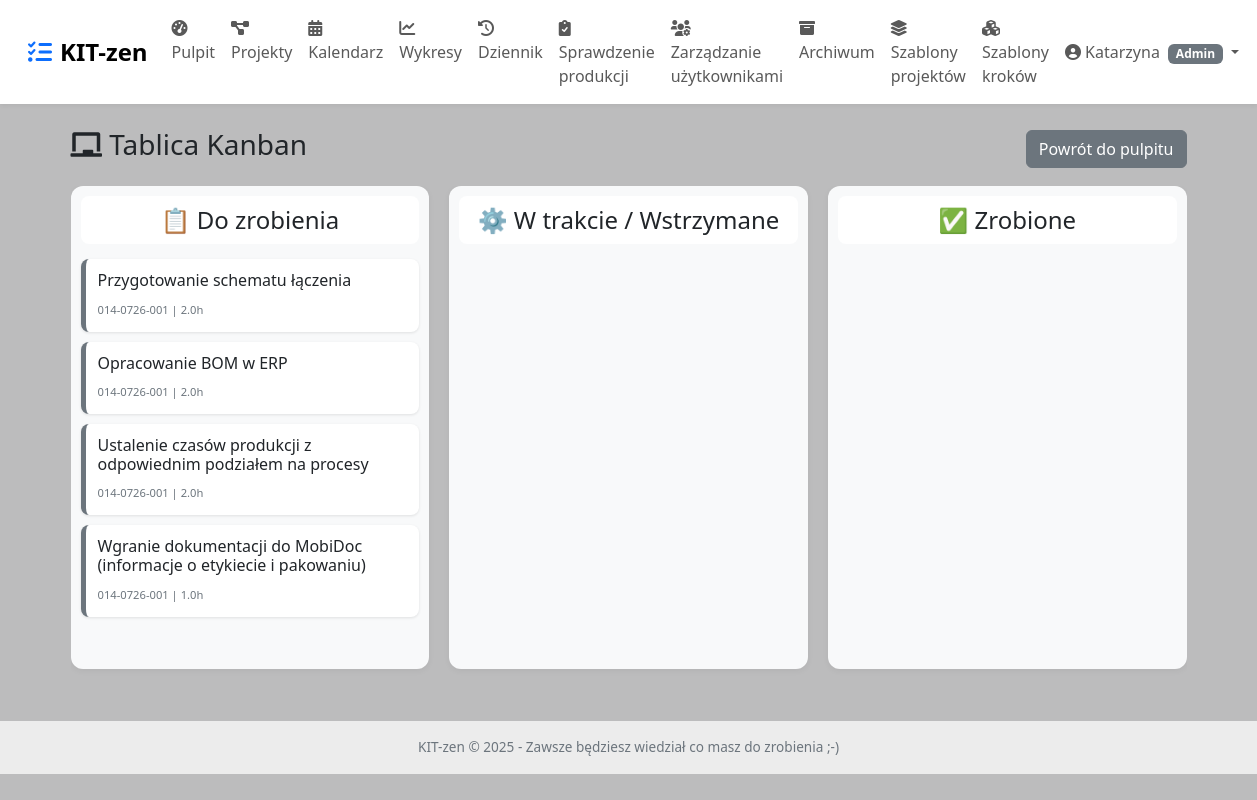
The page /kanban (signed in) on the database as committed earlier.
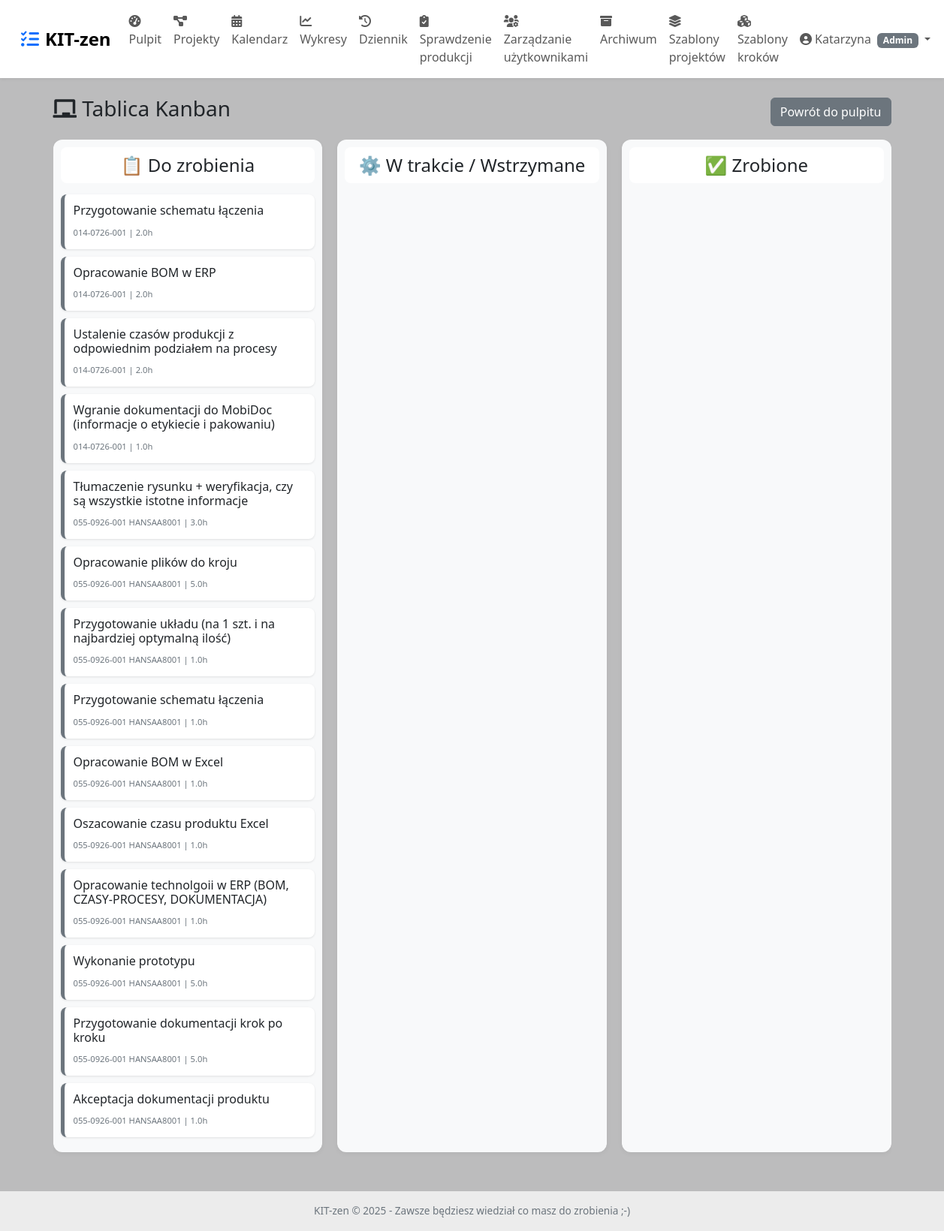
The same page on the database as committed later.
### app7/kdeep/app.py (models this page shows, shortened)
class User(UserMixin, db.Model):
    __tablename__ = 'user'
    id = db.Column(db.Integer, primary_key=True)
    username = db.Column(db.String(80), unique=True, nullable=False)
    password = db.Column(db.String(200), nullable=False)
    is_admin = db.Column(db.Boolean, default=False)
    absence_start = db.Column(db.Date, nullable=True)
    absence_end = db.Column(db.Date, nullable=True)
    roles = db.relationship('Role', secondary=user_roles, backref=db.backref('users', lazy='dynamic'))

class Step(db.Model):
    __tablename__ = 'step'
    id = db.Column(db.Integer, primary_key=True)
    name = db.Column(db.String(200), nullable=False)
    description = db.Column(db.Text)
    position = db.Column(db.Integer, default=0)
    planned_hours = db.Column(db.Float, default=1.0)
    status = db.Column(db.String(20), default='todo')   # todo, in_progress, paused, done
    required_roles = db.Column(db.String(200), nullable=True)
    assigned_user_id = db.Column(db.Integer, db.ForeignKey('user.id'), nullable=True)
    project_id = db.Column(db.Integer, db.ForeignKey('project.id'), nullable=False)
    status_updated_at = db.Column(db.DateTime, default=now_aware, onupdate=now_aware)
    priority = db.Column(db.String(20), default='normalny')   # normalny, pilny, natychmiast
    started_at = db.Column(db.DateTime, nullable=True)        # zastąpione przez TimeLog, ale zostawiam dla kompatybilności
    actual_hours = db.Column(db.Float, nullable=True)         # obliczane z TimeLog
    assigned_user = db.relationship('User', foreign_keys=[assigned_user_id])

class Project(db.Model):
    __tablename__ = 'project'
    id = db.Column(db.Integer, primary_key=True)
    name = db.Column(db.String(200), nullable=False)
    description = db.Column(db.Text)
    created_at = db.Column(db.DateTime, default=now_aware)
    deadline = db.Column(db.Date, nullable=True)
    is_archived = db.Column(db.Boolean, default=False)
    steps = db.relationship('Step', backref='project', order_by='Step.position', cascade='all, delete-orphan')

### app7/kdeep/app.py (the view)
@app.route('/kanban')
@login_required
def kanban():
    base_query = Step.query.options(
        joinedload(Step.project),
        joinedload(Step.assigned_user)
    ).join(Project).filter(
        ((Step.assigned_user_id == current_user.id) | (Step.assigned_user_id == None)),
        Project.is_archived == False
    )
    all_tasks = base_query.all()
    tasks = {
        'todo': [t for t in all_tasks if t.status == 'todo'],
        'in_progress': [t for t in all_tasks if t.status in ('in_progress', 'paused')],
        'done': [t for t in all_tasks if t.status == 'done']
    }
    return render_template('kanban.html', tasks=tasks)

### app7/kdeep/app.py (called while the page is built)
@login_manager.user_loader
def load_user(user_id):
    return User.query.get(int(user_id))

### app7/kdeep/templates/kanban.html (shortened to what this page needs)
{% extends "base.html" %}
{% block content %}
<div class="d-flex justify-content-between align-items-center mb-3">
    <h3><i class="fas fa-chalkboard"></i> Tablica Kanban</h3>
    <a href="{{ url_for('dashboard') }}" class="btn btn-secondary">Powrót do pulpitu</a>
</div>
<div class="kanban-board">
    <div class="kanban-column" data-status="todo">
        <h4>📋 Do zrobienia</h4>
        <div class="kanban-items" id="todo-items">
            {% for task in tasks.todo %}
            <div class="kanban-item todo" data-id="{{ task.id }}" data-status="todo">
                <h6>{{ task.name }}</h6>
                <small>{{ task.project.name }} | {{ task.planned_hours }}h</small>
            </div>
            {% endfor %}
        </div>
    </div>
    <div class="kanban-column" data-status="in_progress">
        <h4>⚙️ W trakcie / Wstrzymane</h4>
        <div class="kanban-items" id="in_progress-items">
        </div>
    </div>
    <div class="kanban-column" data-status="done">
        <h4>✅ Zrobione</h4>
        <div class="kanban-items" id="done-items">
        </div>
    </div>
</div>
{% endblock %}

### app7/kdeep/templates/base.html (shortened to what this page needs)
<!DOCTYPE html>
<html lang="pl">
<head>
    <link href="https://cdn.jsdelivr.net/npm/bootstrap@5.3.0/dist/css/bootstrap.min.css" rel="stylesheet">
    <link rel="stylesheet" href="https://cdnjs.cloudflare.com/ajax/libs/font-awesome/6.0.0/css/all.min.css">
</head>
<body>
<nav class="navbar navbar-expand-lg bg-white px-3 py-2">
    <div class="container-fluid">
        <a class="navbar-brand" href="{{ url_for('dashboard') }}">
            <i class="fas fa-tasks me-2 text-primary"></i>KIT-zen
        </a>
        <div class="collapse navbar-collapse" id="navbarMain">
            <ul class="navbar-nav me-auto mb-2 mb-lg-0">
                <li class="nav-item"><a class="nav-link" href="{{ url_for('dashboard') }}"><i class="fas fa-tachometer-alt"></i> Pulpit</a></li>
                <li class="nav-item"><a class="nav-link" href="{{ url_for('project_list') }}"><i class="fas fa-project-diagram"></i> Projekty</a></li>
                <li class="nav-item"><a class="nav-link" href="{{ url_for('calendar_view') }}"><i class="fas fa-calendar-alt"></i> Kalendarz</a></li>
                <li class="nav-item"><a class="nav-link" href="{{ url_for('charts') }}"><i class="fas fa-chart-line"></i> Wykresy</a></li>
                <li class="nav-item"><a class="nav-link" href="{{ url_for('view_logs') }}"><i class="fas fa-history"></i> Dziennik</a></li>
                {% if current_user.is_authenticated and (current_user.is_admin or current_user.has_role('technolog')) %}
                <li class="nav-item"><a class="nav-link" href="{{ url_for('sprawdzenie_produkcji') }}"><i class="fas fa-clipboard-check"></i> Sprawdzenie produkcji</a></li>
                {% endif %}
                {% if current_user.is_admin %}
                <li class="nav-item"><a class="nav-link" href="{{ url_for('admin_users') }}"><i class="fas fa-users-cog"></i> Zarządzanie użytkownikami</a></li>
                <li class="nav-item"><a class="nav-link" href="{{ url_for('archive') }}"><i class="fas fa-archive"></i> Archiwum</a></li>
                <li class="nav-item"><a class="nav-link" href="{{ url_for('list_project_templates') }}"><i class="fas fa-layer-group"></i> Szablony projektów</a></li>
                <li class="nav-item"><a class="nav-link" href="{{ url_for('list_step_templates') }}"><i class="fas fa-cubes"></i> Szablony kroków</a></li>
                {% endif %}
            </ul>
            <ul class="navbar-nav ms-auto">
                <li class="nav-item dropdown">
                    <a class="nav-link dropdown-toggle" href="#" id="userDropdown" role="button" data-bs-toggle="dropdown">
                        <i class="fas fa-user-circle"></i> {{ current_user.username }}
                        {% if current_user.is_admin %}<span class="badge bg-secondary ms-1">Admin</span>{% endif %}
                    </a>
                </li>
            </ul>
        </div>
    </div>
</nav>
<div class="container mt-4">
    {% block content %}{% endblock %}
</div>
<div class="footer">
    KIT-zen &copy; 2025 - Zawsze będziesz wiedział co masz do zrobienia ;-)
</div>
</body>
</html>

### app7/kdeep/templates/base.html (style rules this page uses)
body { background-color: #bcbcbd; font-family: 'Segoe UI', Roboto, 'Helvetica Neue', sans-serif; }
.navbar-brand { font-weight: bold; font-size: 1.5rem; }
.navbar { box-shadow: 0 2px 4px rgba(0,0,0,0.05); }
.footer { text-align: center; background-color: #ececec; margin-top: 2rem; padding: 1rem; color: #6c757d; font-size: 0.85rem; }

### app7/kdeep/templates/kanban.html (style rules this page uses)
.kanban-board { display: flex; gap: 20px; overflow-x: auto; padding-bottom: 20px; }
.kanban-column { background: #f8f9fa; border-radius: 0.75rem; min-width: 300px; width: 33%; padding: 10px; box-shadow: 0 2px 6px rgba(0,0,0,0.05); }
.kanban-column h4 { text-align: center; padding: 10px; background: white; border-radius: 0.5rem; margin-bottom: 15px; }
.kanban-items { min-height: 400px; }
.kanban-item { background: white; border-left: 5px solid #0d6efd; border-radius: 0.5rem; padding: 12px; margin-bottom: 10px; cursor: grab; transition: 0.1s; box-shadow: 0 1px 3px rgba(0,0,0,0.1); }
.kanban-item.todo { border-left-color: #6c757d; }
.kanban-item h6 { margin: 0 0 5px; font-size: 1rem; }
.kanban-item small { font-size: 0.7rem; color: #6c757d; }

Rows that differ between the two databases and show on the page:
added Step: name "Tłumaczenie rysunku + weryfikacja, czy są wszystkie istotne informacje", project.name "055-0926-001 HANSAA8001", planned_hours "3.0"
added Step: name "Opracowanie plików do kroju", project.name "055-0926-001 HANSAA8001", planned_hours "5.0"
added Step: name "Przygotowanie układu (na 1 szt. i na najbardziej optymalną ilość)", project.name "055-0926-001 HANSAA8001", planned_hours "1.0"
added Step: name "Przygotowanie schematu łączenia", project.name "055-0926-001 HANSAA8001", planned_hours "1.0"
added Step: name "Opracowanie BOM w Excel", project.name "055-0926-001 HANSAA8001", planned_hours "1.0"
added Step: name "Oszacowanie czasu produktu Excel", project.name "055-0926-001 HANSAA8001", planned_hours "1.0"
added Step: name "Opracowanie technolgoii w ERP (BOM, CZASY-PROCESY, DOKUMENTACJA)", project.name "055-0926-001 HANSAA8001", planned_hours "1.0"
added Step: name "Wykonanie prototypu", project.name "055-0926-001 HANSAA8001", planned_hours "5.0"
added Step: name "Przygotowanie dokumentacji krok po kroku", project.name "055-0926-001 HANSAA8001", planned_hours "5.0"
added Step: name "Akceptacja dokumentacji produktu", project.name "055-0926-001 HANSAA8001", planned_hours "1.0"
